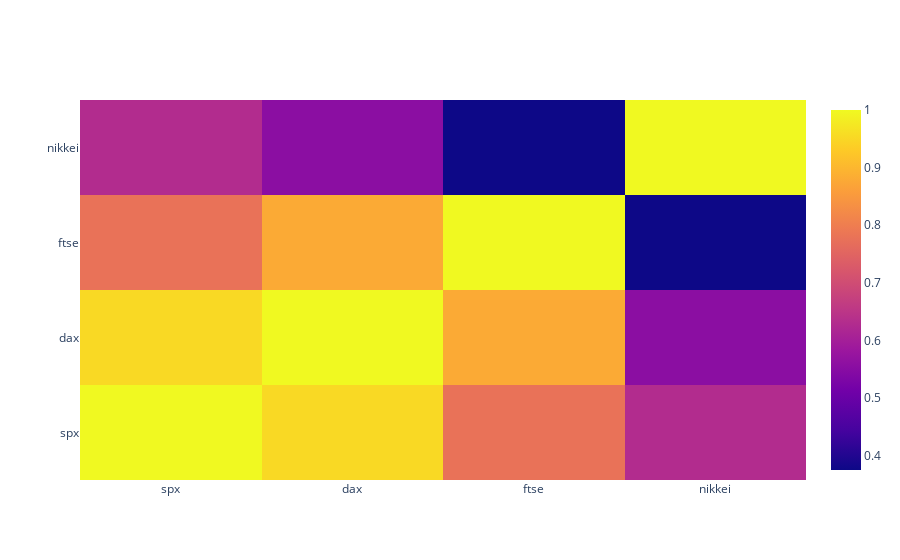

The code cell stored with this chart in its notebook:
### Code cell
# PLOT HEATMAP OF CORRELATION BETWEEN ALL PAIRS OF indices.
correl = df_stock.corr()

trace = go.Heatmap(z=correl.values,
                  x=correl.index.values,
                  y=correl.columns.values)
data=[trace]
plotly.offline.iplot(data, filename='basic-heatmap')

### Figure 1 — Plotly figure (JSON) as saved in the notebook; plotly's stock layout.template omitted (floating-point values rounded to 4 significant figures)
{"data": [{"type": "heatmap", "x": ["spx", "dax", "ftse", "nikkei"], "y": ["spx", "dax", "ftse", "nikkei"], "z": [[1, 0.9531, 0.7768, 0.6299], [0.9531, 1, 0.8784, 0.5552], [0.7768, 0.8784, 1, 0.3748], [0.6299, 0.5552, 0.3748, 1]]}], "layout": {}}
